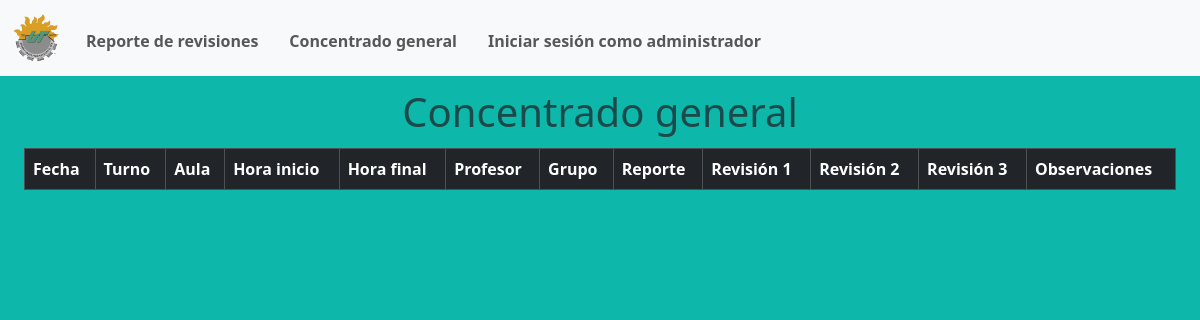
The app's page /layouts/revisiones_all.php, older data.
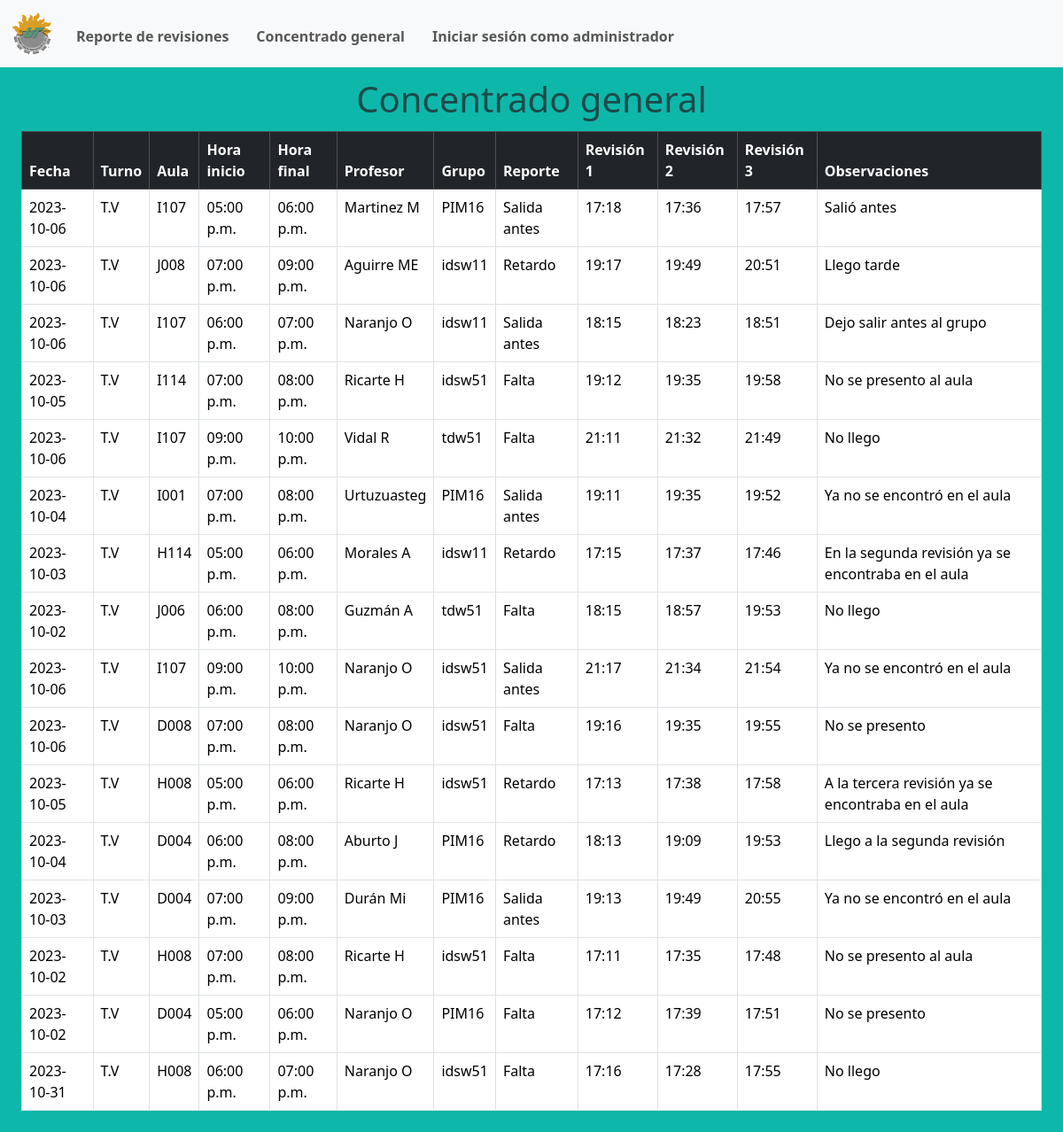
The same page, newer data.
### tables this page shows
CREATE TABLE IF NOT EXISTS `revisiones` (
  `id` int NOT NULL AUTO_INCREMENT,
  `fecha` date NOT NULL,
  `turno` varchar(10) NOT NULL,
  `aula` varchar(10) DEFAULT NULL,
  `hora_inicio` varchar(10) DEFAULT NULL,
  `hora_final` varchar(10) DEFAULT NULL,
  `profesor` int DEFAULT NULL,
  `grupo` varchar(10) DEFAULT NULL,
  `reporte` varchar(50) DEFAULT NULL,
  `revision_1` varchar(10) NOT NULL,
  `revision_2` varchar(10) NOT NULL,
  `revision_3` varchar(10) NOT NULL,
  `observaciones` varchar(250) DEFAULT NULL,
  PRIMARY KEY (`id`),
  KEY `profesor` (`profesor`)
);

CREATE TABLE IF NOT EXISTS `profesores` (
  `id` int NOT NULL AUTO_INCREMENT,
  `nomenclatura` varchar(100) DEFAULT NULL,
  `nombres` varchar(100) DEFAULT NULL,
  `primer_apellido` varchar(100) DEFAULT NULL,
  `segundo_apellido` varchar(100) DEFAULT NULL,
  `correo` varchar(100) DEFAULT NULL,
  `director` int DEFAULT NULL,
  PRIMARY KEY (`id`),
  KEY `director` (`director`)
);

### layouts/revisiones_all.php (the view, shortened to what this page needs)
<!DOCTYPE html>
<html lang="en">
<head>
    <link href="https://cdn.jsdelivr.net/npm/bootstrap@5.3.2/dist/css/bootstrap.min.css" rel="stylesheet">
    <link rel="stylesheet" href="../css/style.css">
</head>
<body class="captura_background">
<?php include ("navbar.php");?>
<h1 class="h1-tittles text-muted">Concentrado general</h1>
<div class="div-table">
<table class="table table-bordered">
  <thead class="table-dark">
    <tr>
      <th scope="col">Fecha</th>
      <th scope="col">Turno</th>
      <th scope="col">Aula</th>
      <th scope="col">Hora inicio</th>
      <th scope="col">Hora final</th>
      <th scope="col">Profesor</th>
      <th scope="col">Grupo</th>
      <th scope="col">Reporte</th>
      <th scope="col">Revisión 1</th>
      <th scope="col">Revisión 2</th>
      <th scope="col">Revisión 3</th>
      <th scope="col">Observaciones</th>
    </tr>
  </thead>
  <?php
    include('../php/connection.php');
    $consul = "SELECT revisiones.id, revisiones.fecha, revisiones.turno, revisiones.aula, revisiones.hora_inicio, revisiones.hora_final,
    profesores.nomenclatura, revisiones.grupo, revisiones.reporte, revisiones.revision_1, revisiones.revision_2, revisiones.revision_3,
    revisiones.observaciones FROM revisiones
    INNER JOIN profesores ON revisiones.profesor = profesores.id ORDER BY id DESC";
    $resul = mysqli_query($connection, $consul) or die ("Algo salio mal");
    while($column = mysqli_fetch_array($resul)){
    echo "<tbody>";
        echo "<tr>";
        echo "<td>".$column['fecha']."</td>";
        echo "<td>".$column['turno']."</td>";
        echo "<td>".$column['aula']."</td>";
        echo "<td>".$column['hora_inicio']."</td>";
        echo "<td>".$column['hora_final']."</td>";
        echo "<td>".$column['nomenclatura']."</td>";
        echo "<td>".$column['grupo']."</td>";
        echo "<td>".$column['reporte']."</td>";
        echo "<td>".$column['revision_1']."</td>";
        echo "<td>".$column['revision_2']."</td>";
        echo "<td>".$column['revision_3']."</td>";
        echo "<td>".$column['observaciones']."</td>";
        echo "</tr>";
    echo "</tbody>";
    }
  ?>
</table>
</div>
<script src="https://cdn.jsdelivr.net/npm/bootstrap@5.3.2/dist/js/bootstrap.min.js"></script></body>
</html>

Row changes from the older to the newer data that the page shows:
added revisiones: fecha "2023-10-06", turno "T.V", aula "I107", hora_inicio "05:00 p.m.", hora_final "06:00 p.m.", profesor.nomenclatura "Martinez M", grupo "PIM16", reporte "Salida antes", revision_1 "17:18", revision_2 "17:36", revision_3 "17:57", observaciones "Salió antes"
added revisiones: fecha "2023-10-06", turno "T.V", aula "J008", hora_inicio "07:00 p.m.", hora_final "09:00 p.m.", profesor.nomenclatura "Aguirre ME", grupo "idsw11", reporte "Retardo", revision_1 "19:17", revision_2 "19:49", revision_3 "20:51", observaciones "Llego tarde"
now on this page (row edited): revisiones: fecha "2023-10-06", turno "T.V", aula "I107", hora_inicio "06:00 p.m.", hora_final "07:00 p.m.", profesor.nomenclatura "Naranjo O", grupo "idsw11", reporte "Salida antes", revision_1 "18:15", revision_2 "18:23", revision_3 "18:51", observaciones "Dejo salir antes al grupo"
now on this page (row edited): revisiones: fecha "2023-10-05", turno "T.V", aula "I114", hora_inicio "07:00 p.m.", hora_final "08:00 p.m.", profesor.nomenclatura "Ricarte H", grupo "idsw51", reporte "Falta", revision_1 "19:12", revision_2 "19:35", revision_3 "19:58", observaciones "No se presento al aula"
now on this page (row edited): revisiones: fecha "2023-10-06", turno "T.V", aula "I107", hora_inicio "09:00 p.m.", hora_final "10:00 p.m.", profesor.nomenclatura "Vidal R", grupo "tdw51", reporte "Falta", revision_1 "21:11", revision_2 "21:32", revision_3 "21:49", observaciones "No llego"
now on this page (row edited): revisiones: fecha "2023-10-04", turno "T.V", aula "I001", hora_inicio "07:00 p.m.", hora_final "08:00 p.m.", profesor.nomenclatura "Urtuzuasteg", grupo "PIM16", reporte "Salida antes", revision_1 "19:11", revision_2 "19:35", revision_3 "19:52", observaciones "Ya no se encontró en el aula"
now on this page (row edited): revisiones: fecha "2023-10-03", turno "T.V", aula "H114", hora_inicio "05:00 p.m.", hora_final "06:00 p.m.", profesor.nomenclatura "Morales A", grupo "idsw11", reporte "Retardo", revision_1 "17:15", revision_2 "17:37", revision_3 "17:46", observaciones "En la segunda revisión ya se encontraba en el aula"
now on this page (row edited): revisiones: fecha "2023-10-02", turno "T.V", aula "J006", hora_inicio "06:00 p.m.", hora_final "08:00 p.m.", profesor.nomenclatura "Guzmán A", grupo "tdw51", reporte "Falta", revision_1 "18:15", revision_2 "18:57", revision_3 "19:53", observaciones "No llego"
now on this page (row edited): revisiones: fecha "2023-10-06", turno "T.V", aula "I107", hora_inicio "09:00 p.m.", hora_final "10:00 p.m.", profesor.nomenclatura "Naranjo O", grupo "idsw51", reporte "Salida antes", revision_1 "21:17", revision_2 "21:34", revision_3 "21:54", observaciones "Ya no se encontró en el aula"
now on this page (row edited): revisiones: fecha "2023-10-06", turno "T.V", aula "D008", hora_inicio "07:00 p.m.", hora_final "08:00 p.m.", profesor.nomenclatura "Naranjo O", grupo "idsw51", reporte "Falta", revision_1 "19:16", revision_2 "19:35", revision_3 "19:55", observaciones "No se presento"
added revisiones: fecha "2023-10-05", turno "T.V", aula "H008", hora_inicio "05:00 p.m.", hora_final "06:00 p.m.", profesor.nomenclatura "Ricarte H", grupo "idsw51", reporte "Retardo", revision_1 "17:13", revision_2 "17:38", revision_3 "17:58", observaciones "A la tercera revisión ya se encontraba en el aula"
now on this page (row edited): revisiones: fecha "2023-10-04", turno "T.V", aula "D004", hora_inicio "06:00 p.m.", hora_final "08:00 p.m.", profesor.nomenclatura "Aburto J", grupo "PIM16", reporte "Retardo", revision_1 "18:13", revision_2 "19:09", revision_3 "19:53", observaciones "Llego a la segunda revisión"
now on this page (row edited): revisiones: fecha "2023-10-03", turno "T.V", aula "D004", hora_inicio "07:00 p.m.", hora_final "09:00 p.m.", profesor.nomenclatura "Durán Mi", grupo "PIM16", reporte "Salida antes", revision_1 "19:13", revision_2 "19:49", revision_3 "20:55", observaciones "Ya no se encontró en el aula"
now on this page (row edited): revisiones: fecha "2023-10-02", turno "T.V", aula "H008", hora_inicio "07:00 p.m.", hora_final "08:00 p.m.", profesor.nomenclatura "Ricarte H", grupo "idsw51", reporte "Falta", revision_1 "17:11", revision_2 "17:35", revision_3 "17:48", observaciones "No se presento al aula"
now on this page (row edited): revisiones: fecha "2023-10-02", turno "T.V", aula "D004", hora_inicio "05:00 p.m.", hora_final "06:00 p.m.", profesor.nomenclatura "Naranjo O", grupo "PIM16", reporte "Falta", revision_1 "17:12", revision_2 "17:39", revision_3 "17:51", observaciones "No se presento"
added revisiones: fecha "2023-10-31", turno "T.V", aula "H008", hora_inicio "06:00 p.m.", hora_final "07:00 p.m.", profesor.nomenclatura "Naranjo O", grupo "idsw51", reporte "Falta", revision_1 "17:16", revision_2 "17:28", revision_3 "17:55", observaciones "No llego"
